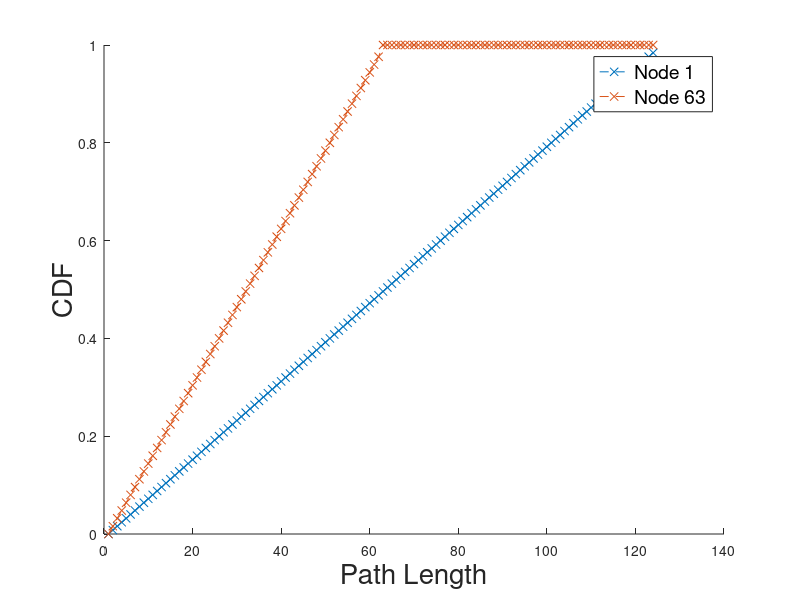

This figure's MATLAB source:
clear;
font_size = 20;

num_nodes = 125;
N = num_nodes;
pl = 1:num_nodes-1;
i_set = [1,ceil(N/2)];

hold on;
for i=i_set
    cdf_PL = ones(1, num_nodes-1);

    if( i > 1 )
        cdf_PL(1:i-1) = (2*(pl(1:i-1)-1))./N;
%         cdf_PL(1:i-1) = (2*pl(1:i-1))./(N*(N-1));
    end
    cdf_PL(i:N-i) = (pl(i:N-i)-1)./N;
%     cdf_PL(i:N-i) = (pl(i:N-i))./(N*(N-2*i));
    
    plot(pl, cdf_PL, '--x');
end

% axis([0,140,0,0.018]);
%title('PDF of TF for Selected Nodes in Line Network', 'FontSize',font_size);
xlabel('Path Length', 'FontSize',font_size);
ylabel('CDF', 'FontSize',font_size);

t = cellstr(num2str(i_set', 'Node %i'));
h_legend = legend(t{:});
set(h_legend,'FontSize',14);

saveas(gcf, sprintf('./PL_figures/CDF_PL_line_net_%i.pdf',num_nodes));